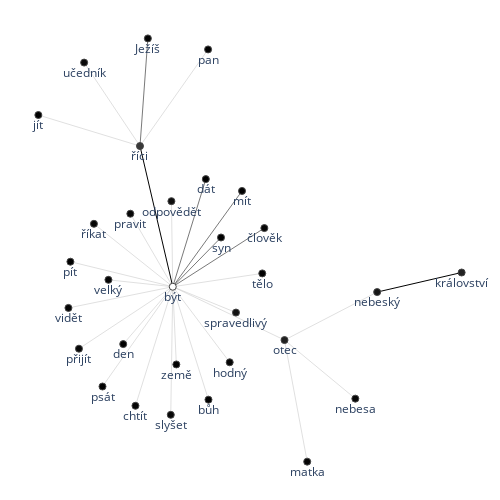

Notebook code cell kept with this figure:
### Code cell
configure_plotly_browser_state()
ego_network_standard(nt_data, "book_lemmata", "Mt", "otec", "online", "2D")

### Figure 1 — Plotly figure (JSON) as saved in the notebook; plotly's stock layout.template omitted (floating-point values rounded to 4 significant figures)
{"data": [{"y": [-0.04796, 0.3795, null, -0.004787, -0.06424, null], "x": [-0.06174, -0.1823, null, 1, 0.6895, null], "line": {"color": "#000000", "width": 1}, "type": "scatter", "mode": "lines"}, {"y": [-0.04796, 0.1303, null, -0.04796, 0.2431, null, -0.04796, 0.279, null, -0.04796, 0.1017, null, 0.3795, 0.7068, null], "x": [-0.06174, 0.2749, null, -0.06174, 0.1928, null, -0.06174, 0.0597, null, -0.06174, 0.1155, null, -0.1823, -0.1533, null], "line": {"color": "#404040", "width": 0.7}, "type": "scatter", "mode": "lines"}, {"y": [-0.04796, 0.1739, null, -0.04796, 0.1432, null, -0.04796, -0.02703, null, -0.04796, -0.2223, null, -0.04796, 0.2121, null, -0.04796, 0.02809, null, -0.04796, -0.1124, null, -0.04796, -0.2363, null, -0.04796, -0.3512, null, -0.04796, -0.2841, null, -0.04796, -0.4098, null, -0.04796, -0.4373, null, -0.04796, -0.2101, null, -0.04796, -0.2776, null, -0.04796, -0.3913, null, -0.04796, -0.007496, null, -0.04796, -0.1265, null, 0.3795, 0.6332, null, 0.3795, 0.4738, null, 0.3795, 0.6732, null, -0.06424, -0.2101, null, -0.2101, -0.5795, null, -0.2101, -0.3881, null], "x": [-0.06174, -0.2177, null, -0.06174, -0.3515, null, -0.06174, -0.2983, null, -0.06174, -0.2439, null, -0.06174, -0.06681, null, -0.06174, -0.438, null, -0.06174, -0.4453, null, -0.06174, -0.4066, null, -0.06174, -0.3201, null, -0.06174, -0.04865, null, -0.06174, -0.1989, null, -0.06174, -0.06914, null, -0.06174, 0.349, null, -0.06174, 0.1475, null, -0.06174, 0.06945, null, -0.06174, 0.2672, null, -0.06174, 0.1705, null, -0.1823, -0.3876, null, -0.1823, -0.5558, null, -0.1823, 0.06799, null, 0.6895, 0.349, null, 0.349, 0.4324, null, 0.349, 0.6093, null], "line": {"color": "#C0C0C0", "width": 0.5}, "type": "scatter", "mode": "lines"}, {"textposition": "bottom center", "text": ["být", "říci", "království", "nebeský", "syn", "člověk", "Ježíš", "mít", "dát", "odpovědět", "učedník", "pravit", "říkat", "velký", "den", "jít", "pít", "vidět", "přijít", "psát", "země", "chtít", "otec", "slyšet", "hodný", "pan", "bůh", "tělo", "spravedlivý", "matka", "nebesa"], "hovertext": ["132", "26", "18", "12", "3", "6", "5", "3", "3", "9", "7", "6", "5", "5", "3", "3", "3", "5", "6", "4", "4", "5", "17", "6", "5", "3", "3", "4", "11", "5", "6"], "y": [-0.04796, 0.3795, -0.004787, -0.06424, 0.1017, 0.1303, 0.7068, 0.2431, 0.279, 0.2121, 0.6332, 0.1739, 0.1432, -0.02703, -0.2223, 0.4738, 0.02809, -0.1124, -0.2363, -0.3512, -0.2841, -0.4098, -0.2101, -0.4373, -0.2776, 0.6732, -0.3913, -0.007496, -0.1265, -0.5795, -0.3881], "mode": "markers+text", "hoverinfo": "text", "marker": {"reversescale": true, "colorscale": [[0, "rgb(255,255,255)"], [0.125, "rgb(240,240,240)"], [0.25, "rgb(217,217,217)"], [0.375, "rgb(189,189,189)"], [0.5, "rgb(150,150,150)"], [0.625, "rgb(115,115,115)"], [0.75, "rgb(82,82,82)"], [0.875, "rgb(37,37,37)"], [1, "rgb(0,0,0)"]], "color": [132, 26, 18, 12, 3, 6, 5, 3, 3, 9, 7, 6, 5, 5, 3, 3, 3, 5, 6, 4, 4, 5, 17, 6, 5, 3, 3, 4, 11, 5, 6], "colorbar": {"title": {"text": "degree", "side": "right"}, "xanchor": "left", "thickness": 15}, "showscale": false, "line": {"width": 1}, "size": 7}, "x": [-0.06174, -0.1823, 1, 0.6895, 0.1155, 0.2749, -0.1533, 0.1928, 0.0597, -0.06681, -0.3876, -0.2177, -0.3515, -0.2983, -0.2439, -0.5558, -0.438, -0.4453, -0.4066, -0.3201, -0.04865, -0.1989, 0.349, -0.06914, 0.1475, 0.06799, 0.06945, 0.2672, 0.1705, 0.4324, 0.6093], "type": "scatter"}, {"opacity": 0, "text": ["48", "27", "26", "26", "22", "16", "15", "14", "14", "13", "12", "11", "11", "11", "11", "11", "10", "10", "10", "9", "9", "8", "28", "17", "12", "10", "31", "11", "8", "6"], "y": [0.1658, 0.04114, 0.09756, 0.1155, 0.02685, 0.06297, 0.04763, -0.0375, -0.1351, 0.08207, -0.009936, -0.08016, -0.1421, -0.1996, -0.1661, -0.2289, -0.2426, -0.129, -0.1628, -0.2196, -0.02773, -0.08721, 0.5431, 0.5063, 0.4267, 0.5264, -0.03451, -0.1372, -0.3948, -0.2991], "mode": "markers", "hoverinfo": "text", "marker": {"opacity": 0}, "x": [-0.122, 0.1066, 0.06551, -0.001023, 0.02687, -0.1397, -0.2066, -0.18, -0.1528, -0.06427, -0.2499, -0.2535, -0.2342, -0.1909, -0.0552, -0.1303, -0.06544, 0.1436, 0.04286, 0.003854, 0.1027, 0.05439, -0.1678, -0.285, -0.3691, -0.05716, 0.8448, 0.5193, 0.3907, 0.4792], "type": "scatter"}], "layout": {"autosize": false, "xaxis": {"zeroline": false, "showticklabels": false, "showgrid": false}, "title": {"font": {"size": 16}}, "plot_bgcolor": "rgba(0,0,0,0)", "yaxis": {"zeroline": false, "showticklabels": false, "showgrid": false}, "showlegend": false, "height": 500, "width": 500, "hovermode": "closest", "margin": {"r": 10, "b": 10, "l": 10, "t": 10}}}
